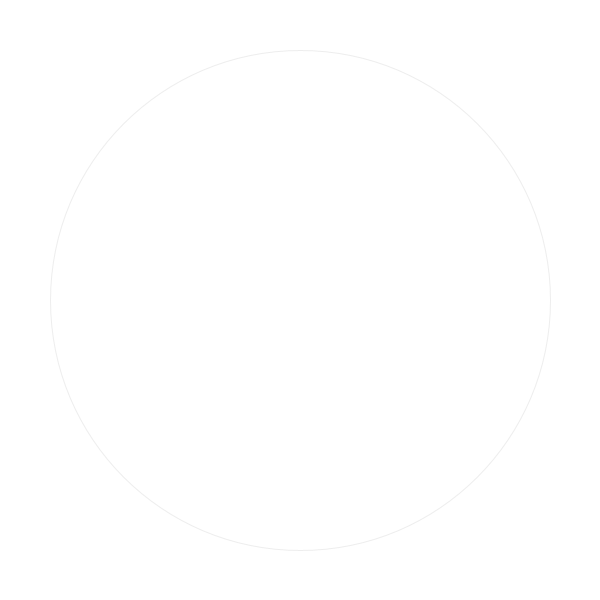
Frame 1 (no input)
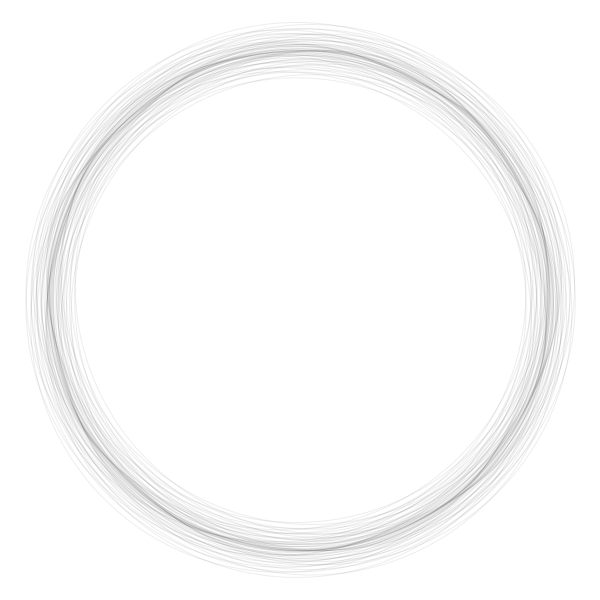
Frame 60 (the mouse pressed at the canvas centre just before this capture)
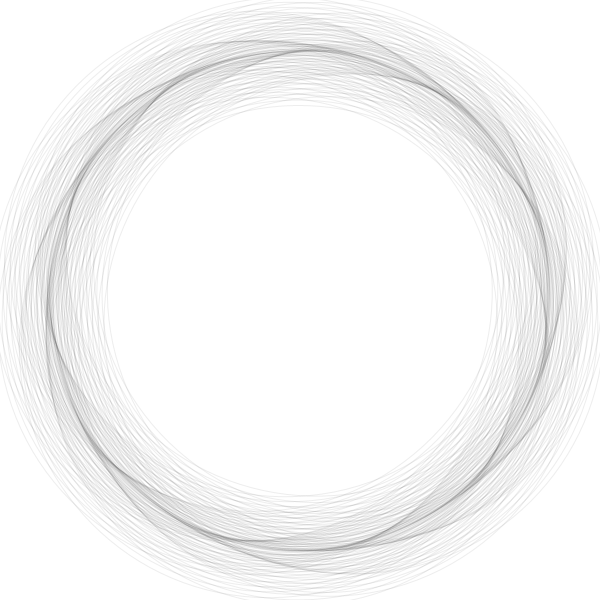
Frame 120 (the mouse held since frame 60 and released just before this capture)

The Processing sketch that drew these frames (run headless with seeded random() and noise(); from frame 60 on, the mouse is pressed at the canvas centre):

// Processing sketch: processing_169200
// ── processing_169200.pde

float x,y;
float angle=0;
float r=0;
float d=0;
 
 void setup(){
size(600,600);
 
background(255);
 
}
 
void draw(){
  
  noFill();
 
  x=r*sin(angle);
  y= r*cos(angle);
   
 noFill();
 translate(width/2,height/2);
 rotate(r);
  
stroke(20, 20, 20, 20);
 

ellipse(x/2,y/2,500,500);
//ellipse(x/2,y/2,600,600);

 
 angle+=360;
  r=r-1;
  if(r==0||r==10){
  d=d*-1;
}
   
   
  println(x+":"+y);
 
}
